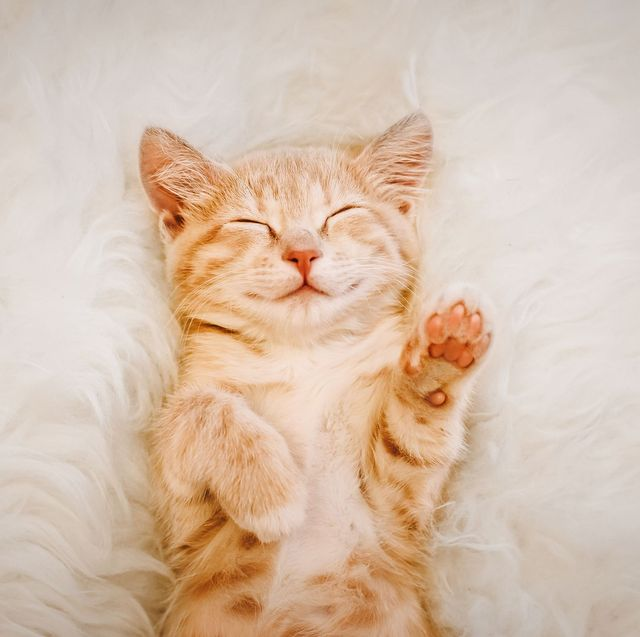
#> input picture ULARNAGA/micinlerning/kmc/kucing.jpg, 640 x 637 px
$ jupyter execute Tugas7.ipynb
#> lines starting #> are read from the running program, lines starting #| are printed output that depends on the picture
[cell 1]
import pandas as pd
import numpy as np
import matplotlib.pyplot as plt
from sklearn.cluster import KMeans
from sklearn.preprocessing import LabelEncoder

df = pd.read_csv('Mall_Customers.csv')
#> (reads ULARNAGA/micinlerning/kmc/Mall_Customers.csv from the repository)

df.head()

[cell 2]
X = df.iloc[:,2:]
y = df['Gender']

y = LabelEncoder().fit_transform(y)
print(X)
print(y)

[cell 3]
plt.scatter(X.iloc[:, 0], X.iloc[:, 1], s = 100)
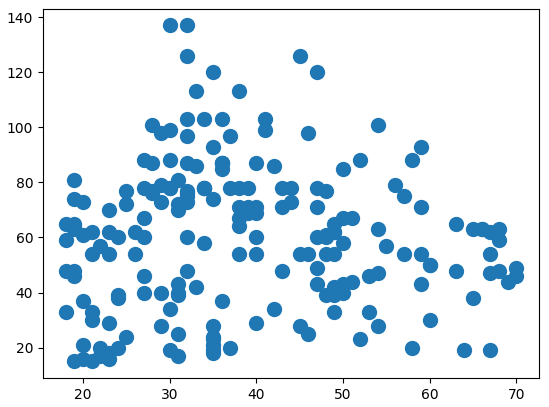
#> figure drawn by matplotlib, 1 panel

[cell 4]
from sklearn.cluster import KMeans

# Inisiasi obyek KMeans
cl_kmeans = KMeans(n_clusters=5)

# Fit dan predict model
y_kmeans = cl_kmeans.fit_predict(X)

[cell 5]
plt.scatter(X.iloc[:, 0], X.iloc[:, 1], s = 100, c=y_kmeans)

# Plot centroid
centers = cl_kmeans.cluster_centers_
plt.scatter(centers[:, 0], centers[:, 1], c='red', s=200, alpha=0.5)
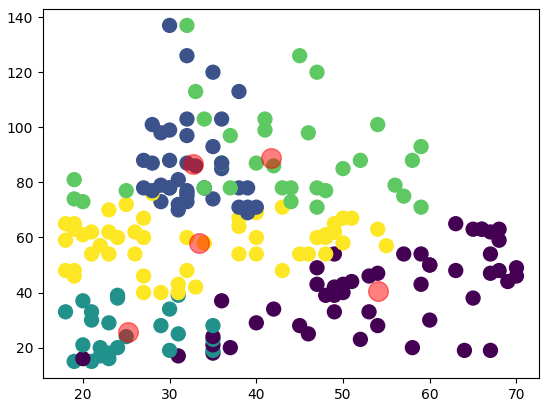
#> figure drawn by matplotlib, 1 panel

[cell 6]
sse = []

# Cari k terbaik dari 1-10
K = range(1,10)

# Cek nilai SSE setiap k
for k in K:
 kmeanModel = KMeans(n_clusters=k)
 kmeanModel.fit(X)
 sse.append(kmeanModel.inertia_)


# Plotting the distortions
plt.figure(figsize=(8,4))
plt.plot(K, sse, "bx-")
plt.xlabel("k")
plt.ylabel("SSE")
plt.title("Metode Elbow untuk Mengetahui Jumlah k Terbaik")
plt.show()
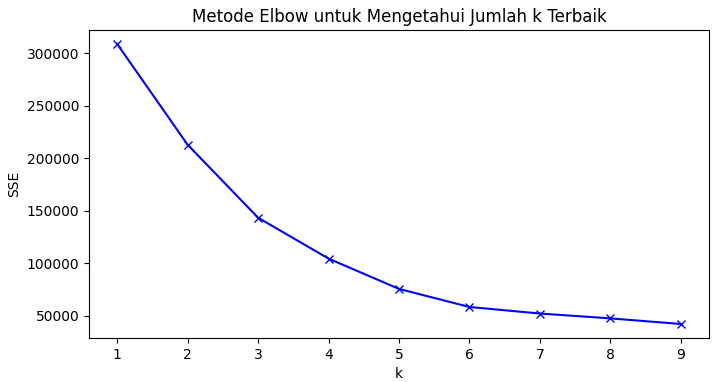
#> figure drawn by matplotlib, 1 panel

[cell 7]
# Cek Nilai SSE setiap k
for idx, sse_val in enumerate(sse, start=1):
    print(f'k={idx}; SSE={sse_val}')

[cell 8]
labels = KMeans(6, random_state=0).fit_predict(X)
plt.scatter(X.iloc[:, 0], X.iloc[:, 1], s = 100, c=labels)
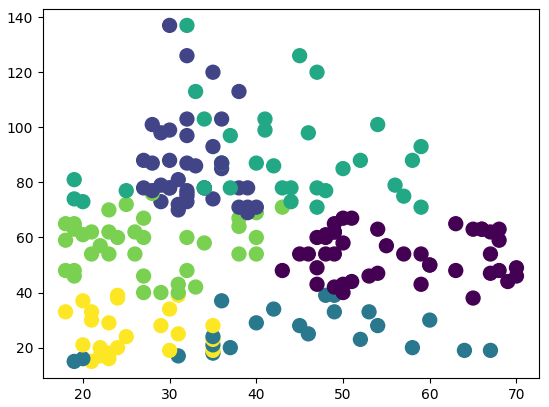
#> figure drawn by matplotlib, 1 panel

SOM

[cell 9]
import numpy as np
from minisom import MiniSom
import matplotlib.pyplot as plt
from matplotlib.colors import to_rgba
from skimage import io

def initialize_weights(input_shape, output_shape):
    return np.random.rand(output_shape[0], output_shape[1], input_shape[2])

def calculate_distance(input_vector, weights):
    return np.linalg.norm(input_vector - weights, axis=2)

def find_winner_unit_in_image(input_vector, weights):
    distances = calculate_distance(input_vector, weights)
    return np.unravel_index(np.argmin(distances), distances.shape)

def update_weights(input_vector, weights, winner, learning_rate, neighborhood_radius):
    distances = np.linalg.norm(np.indices(
        weights.shape[:2]).T - np.array(winner).reshape(1, -1), axis=2)
    influence = np.exp(-distances / (2 * neighborhood_radius**2))
    weights += learning_rate * \
        influence[:, :, np.newaxis] * (input_vector - weights)

def train_som(image, num_epochs, initial_learning_rate, initial_neighborhood_radius):
    input_shape = image.shape
    # Ukuran SOM sesuai dengan jumlah saluran warna
    som_shape = (32, 32, input_shape[2])
    weights = initialize_weights(input_shape, som_shape)

    for epoch in range(num_epochs):
        # Update parameter pembelajaran dan radius tetangga
        learning_rate = initial_learning_rate * np.exp(-epoch / num_epochs)
        neighborhood_radius = initial_neighborhood_radius * \
            np.exp(-epoch / num_epochs)
        # Pemrosesan SOM
        for i in range(input_shape[0]):
            for j in range(input_shape[1]):
                input_vector = image[i, j, :]
                winner = find_winner_unit_in_image(input_vector, weights)
                update_weights(input_vector, weights, winner,
                               learning_rate, neighborhood_radius)

    return weights

path = "kucing.jpg"
# Normalisasi intensitas piksel menjadi rentang [0, 1]
kucing = io.imread(path) / 255.0

[cell 10]
plt.imshow(kucing)

[cell 11]
num_epochs = 10
initial_learning_rate = 0.1
initial_neighborhood_radius = 1
trained_weights = train_som(kucing, num_epochs, initial_learning_rate, initial_neighborhood_radius)
